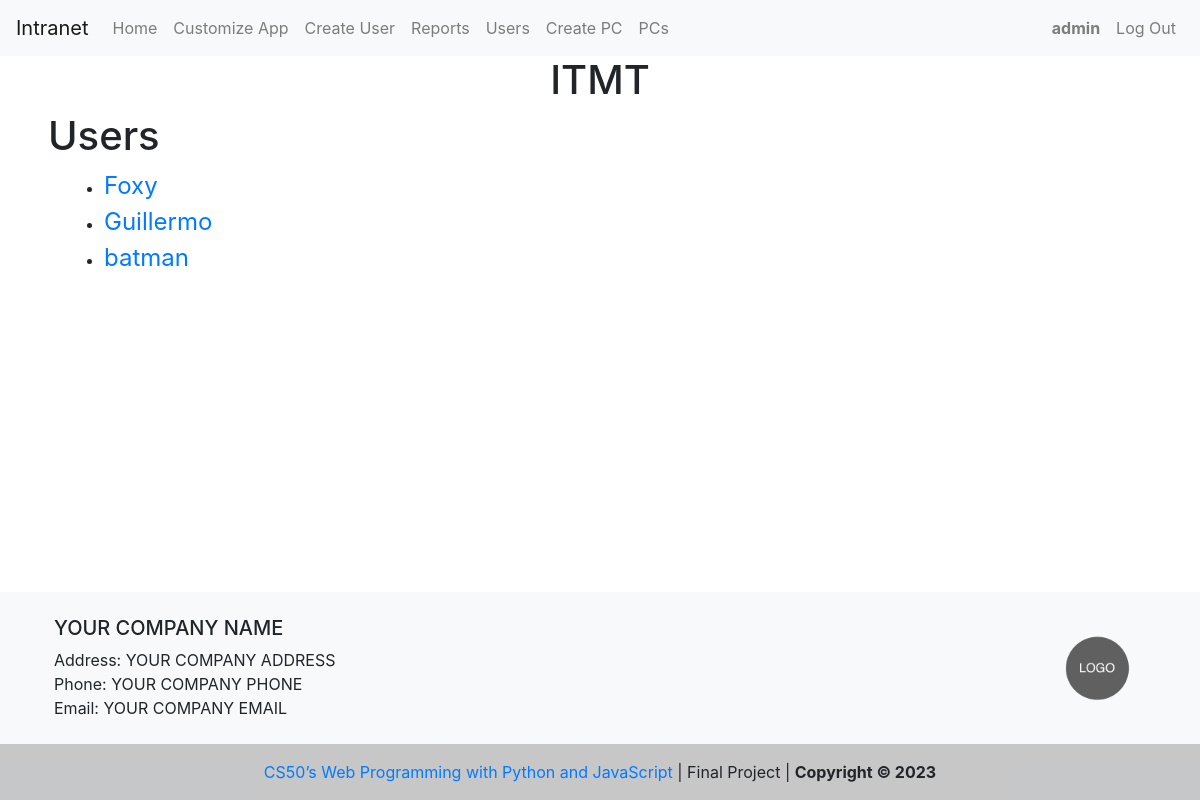
Page /users (signed in) on the committed database.
### capstone/models.py (models this page shows)
class User(AbstractUser):
    pass

class Footer(models.Model):
    company_name = models.CharField(max_length=255)
    company_address = models.CharField(max_length=255)
    company_phone = models.CharField(max_length=20)
    company_email = models.EmailField(default="")
    company_avatar = models.ImageField(upload_to="company_logo/")

### capstone/views.py (the view)
# urls.py: path("users", views.users, name="users"),
@login_required
def users(request):
    users = (
        User.objects.all()
        .exclude(is_superuser=True)
        .exclude(username="admin")
        .order_by("username")
    )
    return render(request, "capstone/users.html", {"users": users})

### capstone/context_processors.py (called while the page is built)
def footer_processor(request):
    footer = Footer.objects.first()
    return {
        "company_name": footer.company_name,
        "company_address": footer.company_address,
        "company_phone": footer.company_phone,
        "company_email": footer.company_email,
        "company_avatar": footer.company_avatar,
    }

### capstone/templates/capstone/users.html
{% extends "capstone/layout.html" %}
{% block body %}
 {% if user.is_authenticated %}
 {% if user.username == 'admin' %}
<div class="ml-5 mr-5">
  <h1>Users</h1>
  <ul class="ml-3">
    {% for user in users %}
    <li>
      <a class=' text-decoration-none fs-24' href="{% url 'user_profile' user %}">{{ user }}</a>
    </li>
    {% endfor %}
  </ul>
</div>
{% endif %}
{% endif %}
{% endblock %}

### capstone/templates/capstone/layout.html (shortened to what this page needs)
{% load static %}
<!DOCTYPE html>
<html lang="en">
  <head>
    <link
      rel="stylesheet"
      href="https://cdn.jsdelivr.net/npm/intl-tel-input@18.1.1/build/css/intlTelInput.css"
    />
    <link
      rel="stylesheet"
      href="https://stackpath.bootstrapcdn.com/bootstrap/4.4.1/css/bootstrap.min.css"
    />
    <link href="{% static 'capstone/styles.css' %}" rel="stylesheet" />
  </head>
  <body>
    <nav class="navbar navbar-expand-lg navbar-light bg-light">
      <a class="navbar-brand" href="{{ company_intranet|default:'#'}}" rel="noopener noreferrer" target="{{ company_intranet|yesno:'blank' }}">Intranet</a>
      <div class="navbar-collapse">
        <ul class="navbar-nav mr-auto">
          {% if user.is_authenticated %}
          <li class="nav-item">
            <a class="nav-link" href="{% url 'index' %}">Home</a>
          </li>
          <li class="nav-item">
            {% if user.username == 'admin' %}
            <a class="nav-link" href="{% url 'customize_app' %}">Customize App</a>
          </li>
          <li class="nav-item">
            <a class="nav-link" href="{% url 'create_user' %}">Create User </a>
          </li>
          <li class="nav-item">
            <a class="nav-link" href="{% url 'reports' %}">Reports</a>
          </li>
          <li class="nav-item">
            <a class="nav-link" href="{% url 'users' %}">Users</a>
          </li>
          <li class="nav-item">
            <a class="nav-link" href="{% url 'create_pc' %}">Create PC</a>
          </li>
          <li class="nav-item">
            <a class="nav-link" href="{% url 'pcs' %}">PCs</a>
          </li>
          {% endif %}
        </ul>
        <ul class="navbar-nav ml-auto">
          <li class="nav-item">
            <a class="nav-link" href="#"
              ><strong>{{ user.username }}</strong></a
            >
          </li>
          <li class="nav-item">
            <a class="nav-link" href="{% url 'logout' %}">Log Out</a>
          </li>
          {% else %}
          <li class="nav-item">
            <a class="nav-link" href="{% url 'login' %}">Log In</a>
          </li>
        </ul>
        {% endif %}
      </div>
    </nav>
    {% if user.is_authenticated %}
    <h1 class="d-flex justify-content-center">ITMT</h1>
    {% endif %}
    <div class="body content">
      {% block body %}
      {% endblock %}
    </div>
  </body>
  {% include 'capstone/footer.html' %}
</html>

### capstone/templates/capstone/footer.html
<footer class="bg-light text-lg-start mt-5">
  <div class="container p-4">
    <div class="row">
      <div class="col-lg-6 col-md-12 mb-4 mb-md-0">
        <h5 class="text-uppercase">{{ company_name }}</h5>
        <div>
          <p class="m-0">Address: {{ company_address }}</p>
          <p class="m-0">Phone: {{ company_phone }}</p>
          <p class="m-0">Email: {{ company_email }}</p>
        </div>
      </div>
      <div
        class="col-lg-6 col-md-12 mb-4 mb-md-0 d-flex justify-content-end align-items-center"
      >
      <img src="{{ company_avatar.url|default:'/media/company_logo/logo-placeholder-image.png'}}" alt="{{company_name}} Logo" class="rounded-circle" style="height: 6rem; width: 6rem; object-fit: cover" />
      </div>
    </div>
  </div>
  <div class="text-center p-3 footer">
    <a href="https://cs50.harvard.edu/web/2020/" class="text-decoration-none" target="blank" rel="noopener noreferrer">CS50’s Web Programming with Python and JavaScript</a> | Final Project |
    <b>Copyright © 2023</b>
  </div>
</footer>

### capstone/static/capstone/styles.css (style rules this page uses)
:root { --border-color: #80bdff; --box-shadow: 0 0 0 0.2rem rgba(0, 123, 255, 0.25); }
body { display: flex; min-height: 100vh; flex-direction: column; }
.content { flex: 1; }
.fs-24 { font-size: 24px; }
.footer { background-color: rgba(0, 0, 0, 0.2); }

### rows in the picture
User: username "admin"
User: username "Foxy"
User: username "Guillermo"
User: username "batman"
Footer: company_name "YOUR COMPANY NAME", company_address "YOUR COMPANY ADDRESS", company_phone "YOUR COMPANY PHONE", company_email "YOUR COMPANY EMAIL"
